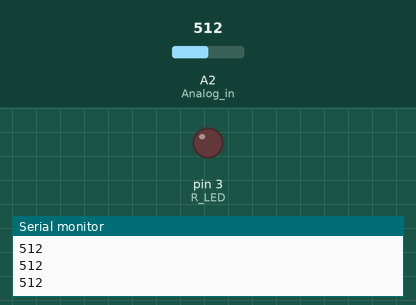
Recording of a sketch running on a simulated Arduino Uno, built with avr-gcc and run on an emulated ATmega328P. Parts: output pins drawn as LEDs (lit = HIGH), the last lines printed to the serial monitor. The test bench sets the inputs (shaded band); at power-on: A2 (Analog_in) = 512.

Above: at 1.2 s.
1.3 s: A2 (Analog_in) set to 716
At 2.5 s:
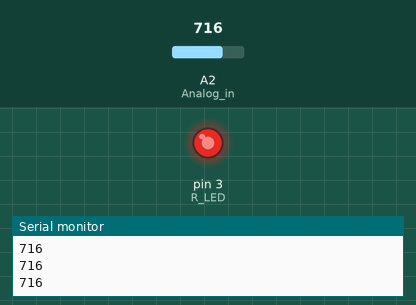
2.8 s: A2 (Analog_in) set to 759
At 3.7 s:
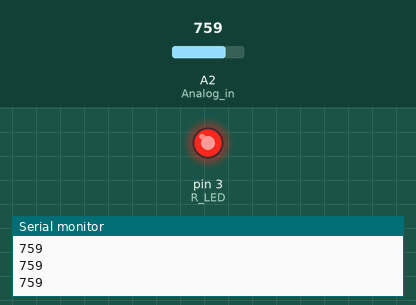
4.3 s: A2 (Analog_in) set to 768
At 4.9 s:
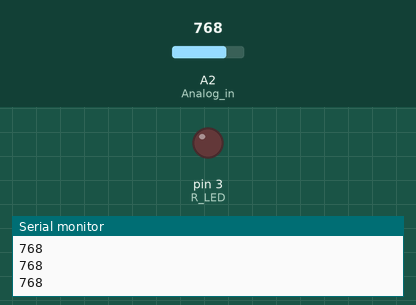
5.8 s: A2 (Analog_in) set to 900
At 7.0 s:
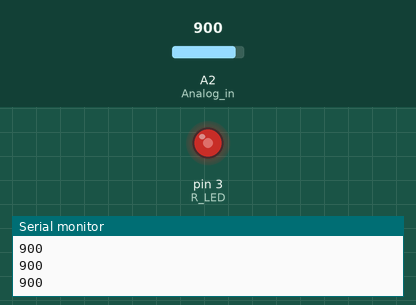
7.3 s: A2 (Analog_in) set to 306
At 8.4 s:
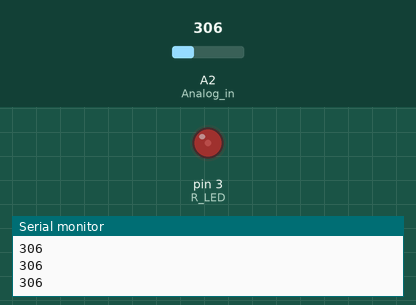
8.8 s: A2 (Analog_in) set to 0
At 9.5 s:
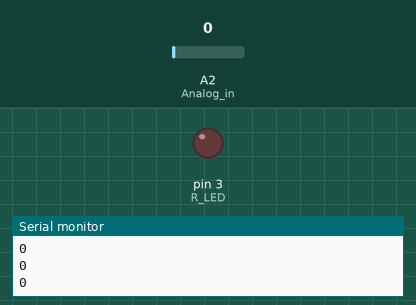
Timing chart, 0 to 11.3 s (numbered marks = the images above; inputs shaded):
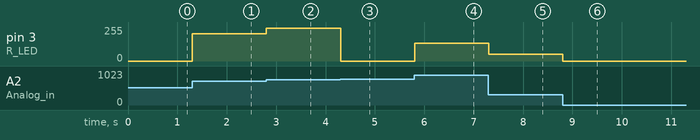

Measured:
- the behaviour switches between 767 and 768 on A2 (Analog_in) (found by bisection; images 2 and 3)
- after the input at 1.3 s, pin 3 (R_LED): 0/255 → 204/255 at once
- after the input at 2.8 s, pin 3 (R_LED): 204/255 → 247/255 at once
- after the input at 4.3 s, pin 3 (R_LED): 247/255 → 0/255 at once
- after the input at 5.8 s, pin 3 (R_LED): 0/255 → 132/255 at once
- after the input at 7.3 s, pin 3 (R_LED): 132/255 → 50/255 at once
- after the input at 8.8 s, pin 3 (R_LED): 50/255 → 0/255 at once

The sketch:

Ques11.ino
```cpp
int R_LED = 3; //LED to glowwith varying potentiometer
int Analog_in = A2; //analog port for potentiometer

void setup() {
  Serial.begin(9600);
  pinMode(R_LED, OUTPUT);
}

void loop() {
  int R_Intensity= analogRead(Analog_in); //Reading potentiometer data

  int Analog_value = map(Analog_in, 0, 1023, 0, 255);
  analogWrite(R_LED,R_Intensity);//give potentiometer intensity to led
  Serial.println(R_Intensity);//print potentiometer intensity value to led
  delay(10);
}
```
